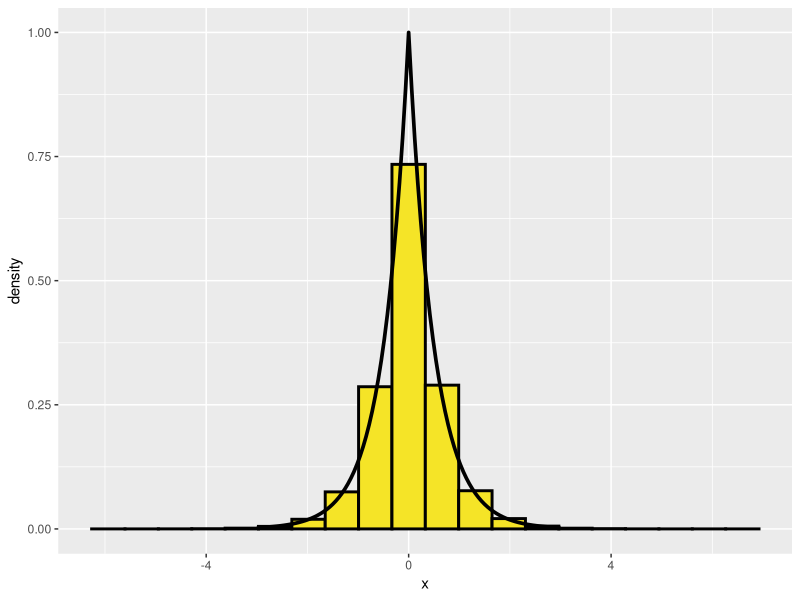

This figure's R source:
set.seed(22)

n <- 10^5

y <- rexp(n, rate = 2)

u <- runif(n)

x <- ifelse(u <= 1/2, y, -y)

f <- function(x) exp(- 2 * abs(x))

library(tidyverse)

data.frame(x) %>%
  ggplot(aes(x = x)) +
  geom_histogram(aes(y = after_stat(density)), bins = 20,
                 fill = "#F5E427", color = "black", linewidth = 1) +
  stat_function(fun = f, xlim = c(-3, 3), linewidth = 1.25)
